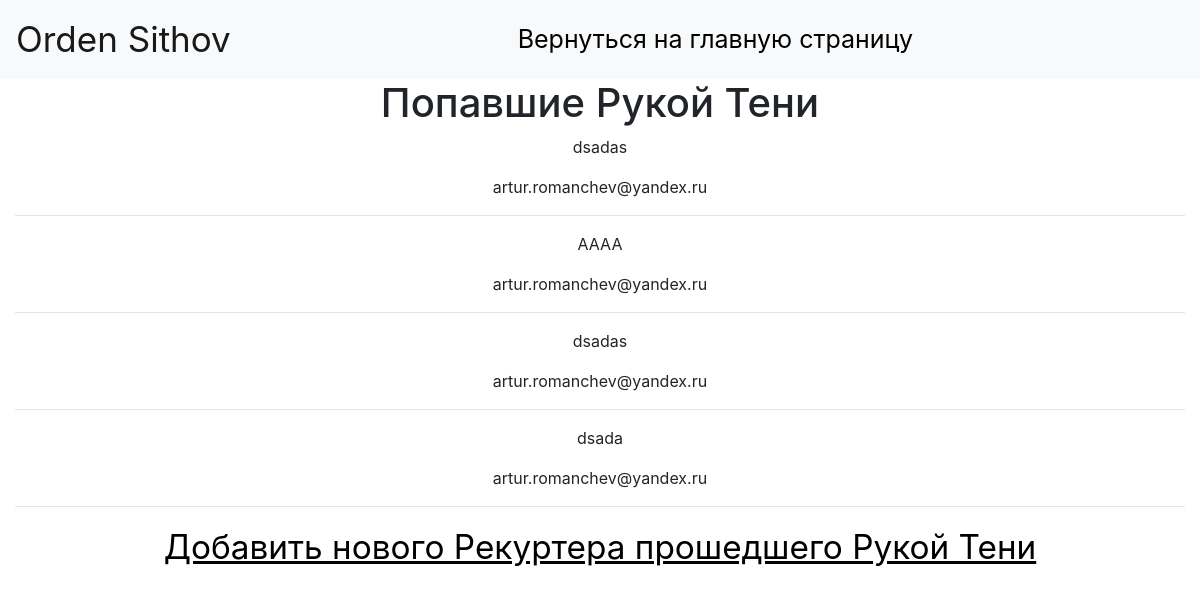
Before: /shadowhand/ with the older database file.
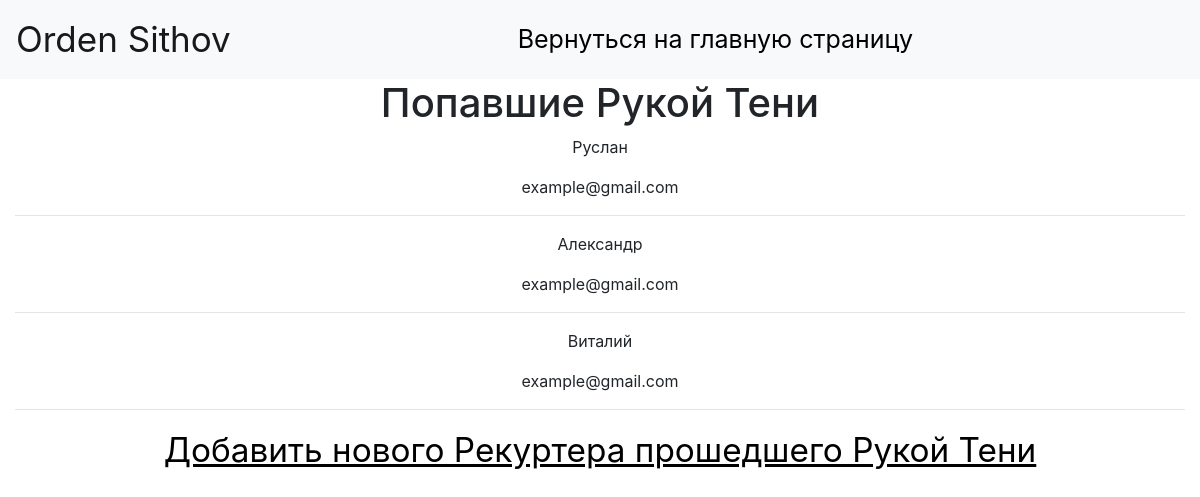
After: the same page with the newer database file.
### bars/models.py (models this page shows)
class ShadowHand(models.Model):
    name = models.CharField('Имя рекуртера', max_length=30)
    email = models.EmailField('Почта рекуртера', null=True)

### bars/views.py (the view)
# urls.py: url(r'^shadowhand/$', views.shadow_hand, name='shadowhand_info'),
def shadow_hand(request):
    shadowhand = ShadowHand.objects.all()
    return render(request, 'shadowhand_info.html', {'shadowhand': shadowhand})

### bars/templates/shadowhand_info.html (shortened to what this page needs)
{% extends 'base.html' %}
{% load static %}
{% block content %}
<div class="shadowhand block">
        <div class="container-fluid">
                <div class="row text-center justify-content-center">
                        <div class="col-xs-12 col-md-12 col-lg-12">
                            <h1>Попавшие Рукой Тени</h1>
                            {% for shadowhand in shadowhand %}
                            <p>{{ shadowhand.name }}</p>
                            <p>{{ shadowhand.email }}</p>
                            <hr>
                            {% endfor %}
                            <a href="{% url 'shadowhand_form' %}" class="top-menu" style="text-decoration: underline;">Добавить нового Рекуртера прошедшего Рукой Тени</a>
                        </div>
                </div>
        </div>
</div>
{% endblock %}

Changed rows visible on the page:
removed ShadowHand: name "dsadas", email "artur.romanchev@yandex.ru"
removed ShadowHand: name "AAAA", email "artur.romanchev@yandex.ru"
removed ShadowHand: name "dsadas", email "artur.romanchev@yandex.ru"
removed ShadowHand: name "dsada", email "artur.romanchev@yandex.ru"
added ShadowHand: name "Руслан", email "example@gmail.com"
added ShadowHand: name "Александр", email "example@gmail.com"
added ShadowHand: name "Виталий", email "example@gmail.com"
